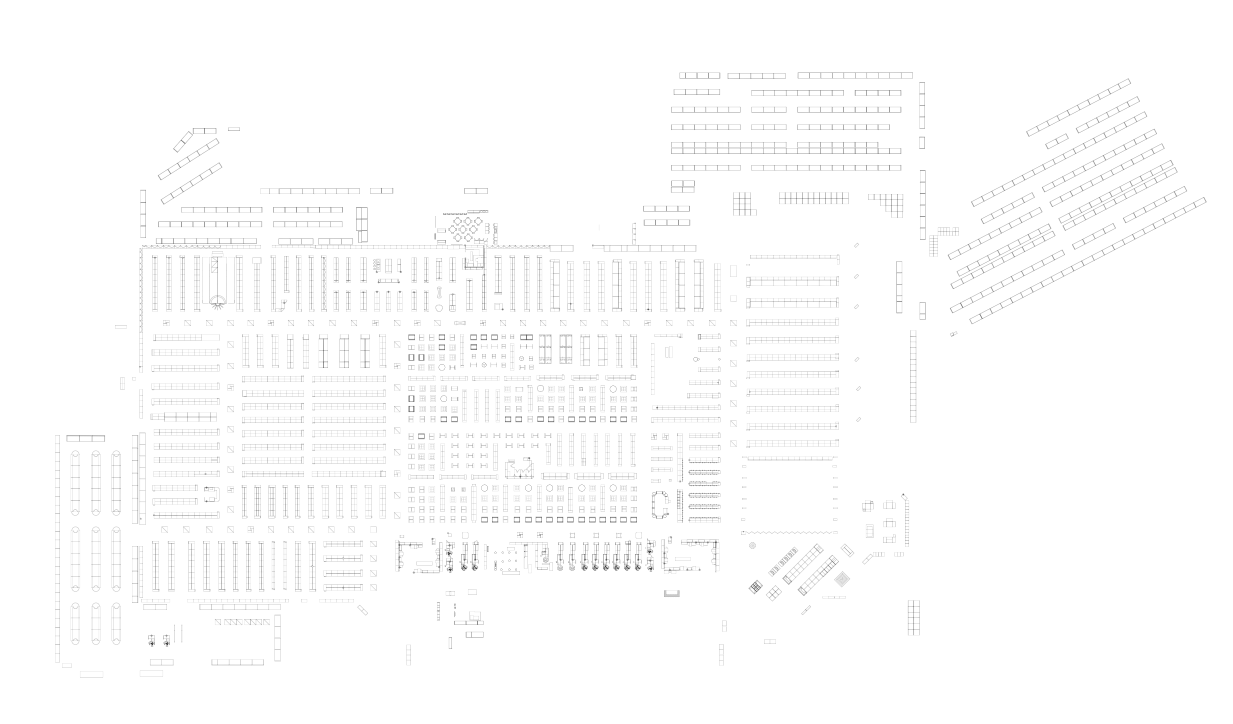
#> input picture 1150.png, 2466 x 1448 px (shown at 1/2 size)
$ jupyter execute --allow-errors 'Project file-1.ipynb'   (shell and % lines are left out)   (older library calls are emulated)
#> lines starting #> are read from the running program, lines starting #| are printed output that depends on the picture; after the words box and inside, x2 and y2 are one past the last pixel; in counts of white or black regions, pixels touching at a corner belong together
# Starter code

[cell 1]
import random
import matplotlib.pyplot as plt
import numpy as np
import cv2

def display_img(img, title="Store Map", figsize=(15, 10), cmap='gray', minmax=True):
    plt.figure(figsize=figsize)
    if minmax:
        plt.imshow(img, cmap=cmap, vmin=0, vmax=255)
    else:
        plt.imshow(img, cmap=cmap)
    plt.title(title)
    plt.show()

def perlin(x, y, seed=0):
    np.random.seed(seed)
    p = np.arange(256, dtype=int)
    np.random.shuffle(p)
    p = np.stack([p, p]).flatten()
    xi = x.astype(int)
    yi = y.astype(int)
    xf = x - xi
    yf = y - yi
    u = fade(xf)
    v = fade(yf)
    n00 = gradient(p[p[xi] + yi], xf, yf)
    n01 = gradient(p[p[xi] + yi + 1], xf, yf - 1)
    n11 = gradient(p[p[xi + 1] + yi + 1], xf - 1, yf - 1)
    n10 = gradient(p[p[xi + 1] + yi], xf - 1, yf)
    x1 = lerp(n00, n10, u)
    x2 = lerp(n01, n11, u)
    return lerp(x1, x2, v)

def lerp(a, b, x):
    return a + x * (b - a)

def fade(t):
    return 6 * t**5 - 15 * t**4 + 10 * t**3

def gradient(h,x,y):
    vectors = np.array([[0, 1], [0, -1], [1, 0], [-1, 0]])
    g = vectors[h % 4]
    return g[:, :, 0] * x + g[:, :, 1] * y

def generate_noise_image(width, height, origin=0, scale_factor=5, seed=2):
    size = max([width, height])
    scale_x = width / size
    scale_y = height / size
    X = np.linspace(origin, scale_factor * scale_x, width, endpoint=False)
    Y = np.linspace(origin, scale_factor * scale_y, height, endpoint=False)
    x, y = np.meshgrid(X, Y)
    noise_img = perlin(x, y, seed=seed)
    return noise_img

[cell 2]
def get_traffic_map_and_targets(N, traffic_seed, target_seed, origin=0, scale_factor=5):
    # Load store map
#> called with N = 50, traffic_seed = 42, target_seed = 42, origin = 0, scale_factor = 5
    im_gray = cv2.imread('1150.png', cv2.IMREAD_GRAYSCALE)
#> im_gray: shape (1448, 2466); min 15, max 255, mean 252.5
    # Binarize
    thresh, im_bw = cv2.threshold(im_gray, 254, 255, cv2.THRESH_BINARY_INV)
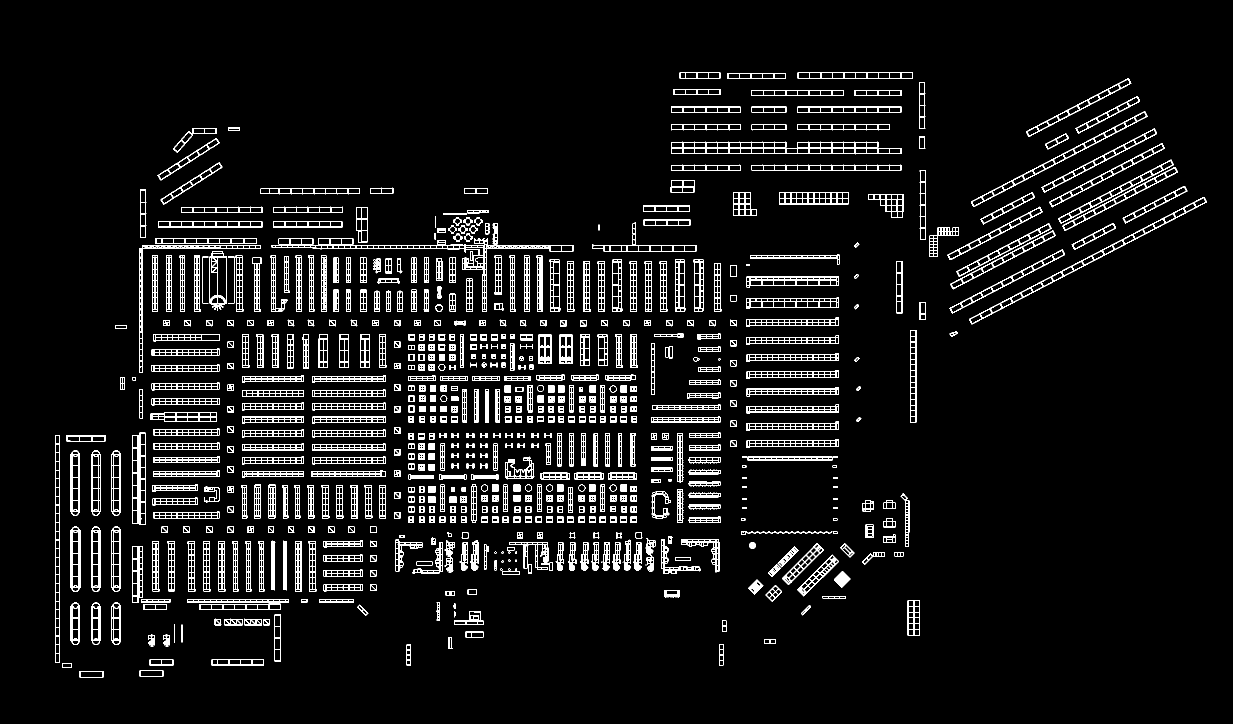
#> im_bw: shape (1448, 2466) (shown at 1/2 size); 5.7% white in thin lines or dots, all inside (x1, y1, x2, y2) = (110, 145, 2414, 1355)
    # Fill holes to make impassable areas
    collision_map = im_bw.copy()
    contour, hier = cv2.findContours(collision_map, cv2.RETR_CCOMP, cv2.CHAIN_APPROX_SIMPLE)
#> contour = 6261 contours, 992 with area under 20; largest, box (x1, y1, x2, y2) and area: (1342, 283, 1803, 309) 9646, (543, 446, 1147, 624) 6502, (1938, 394, 2414, 649) 6158, (1942, 223, 2295, 414) 4558, (110, 870, 120, 1325) 4086
    for cnt in contour:
        cv2.drawContours(collision_map, [cnt], 0, 255, -1)
#> this loop made 6261 passes
#> cnt on passes 1, 3, 5: [[159, 1342], [159, 1354], [206, 1354], [206, 1342]], [[279, 1341], [279, 1352], [326, 1352], [326, 1341]], [[124, 1326], [124, 1335], [142, 1335], [142, 1326]]
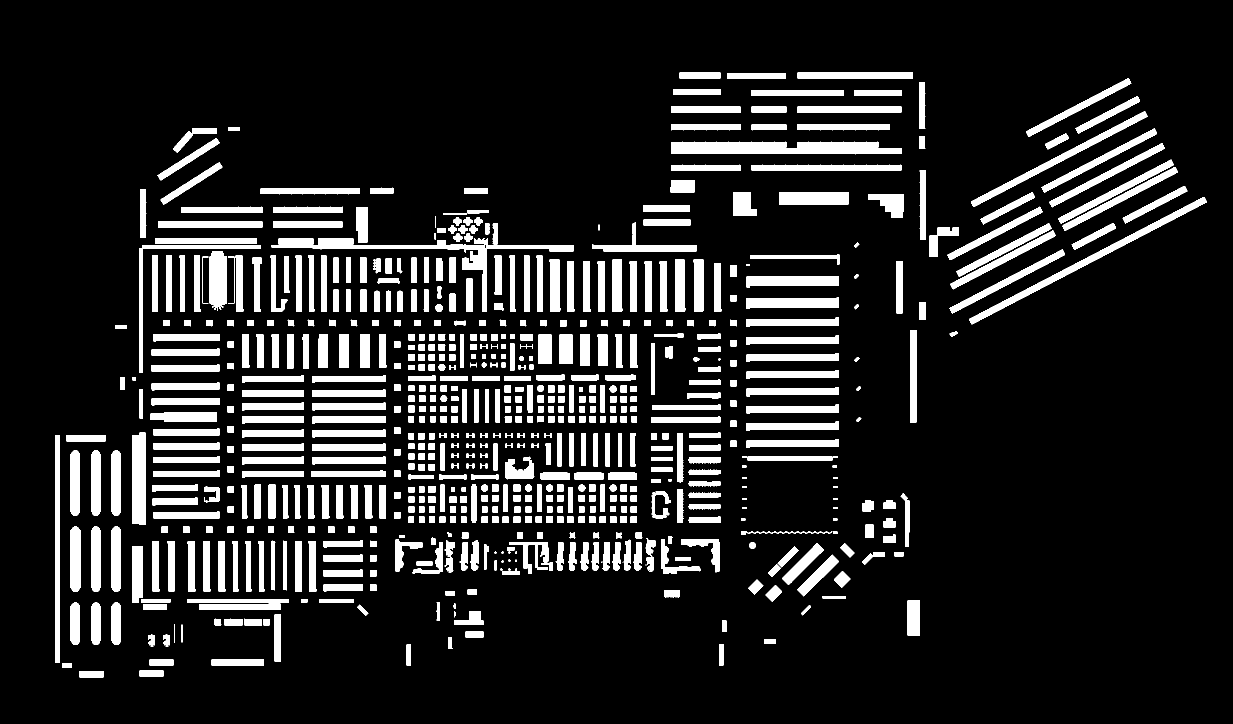
#> collision_map: shape (1448, 2466) (shown at 1/2 size); 13.2% white; 726 white regions (23 under 20 px), largest, box (x1, y1, x2, y2) and area: (1342, 283, 1803, 309) 10208, (543, 446, 1147, 624) 7360, (1938, 394, 2414, 649) 6639
    # Edge detect to generate valid targets
    valid_targets = cv2.Laplacian(collision_map, cv2.CV_64F)
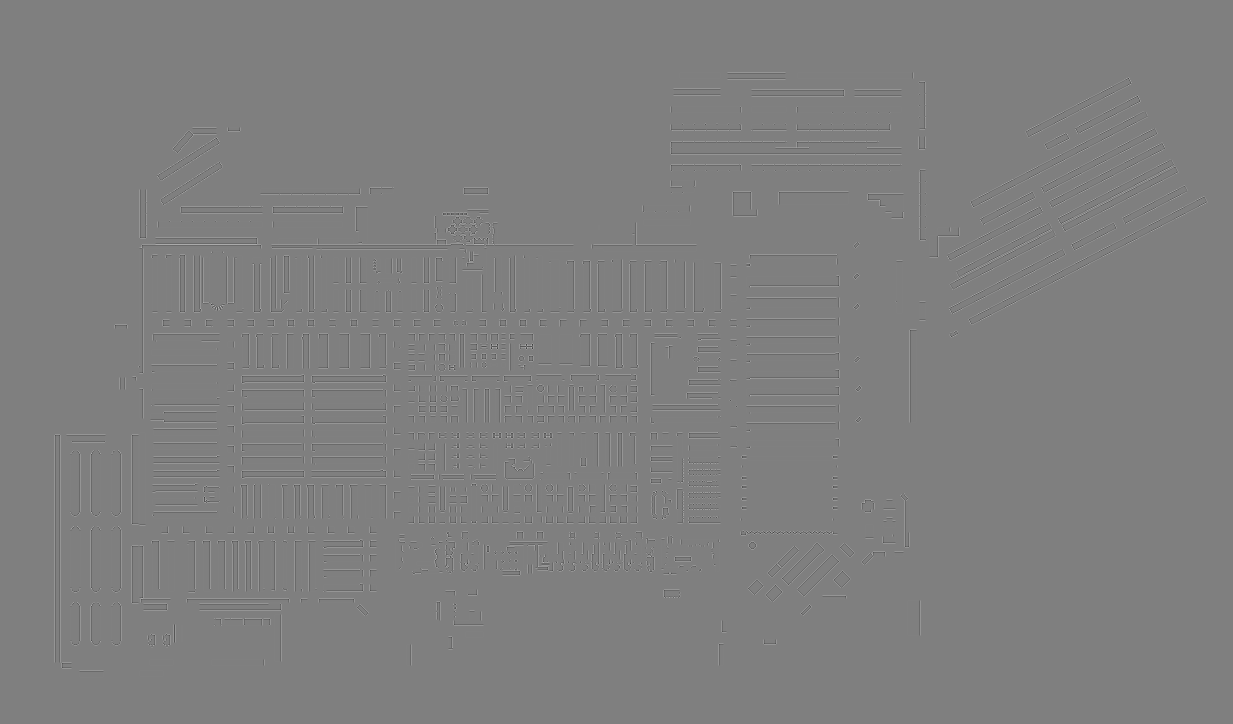
#> valid_targets: shape (1448, 2466) float64 (shown at 1/2 size); min -765, max 765, mean 0; drawn with min black and max white
    # Generate random targets
    random.seed(target_seed)
    im_targets = im_gray.copy()
    ys, xs = valid_targets.nonzero()
    target_indicies = random.sample(range(len(xs)), N)
#> target_indicies = 50 values, max 183848 at index 24, min 1703 at index 31, mean 82804.4
    target_xs, target_ys = xs[target_indicies], ys[target_indicies]
#> target_xs = 50 values, max 2231 at index 10, min 110 at index 33, mean 1026.4; target_ys = 50 values, max 1319 at index 24, min 157 at index 31, mean 707.9
    # Generate noise image for traffic
    width, height = len(im_targets[0]), len(im_targets)
#> width = 2466; height = 1448
    noise_img = generate_noise_image(width, height, seed=traffic_seed, origin=origin, scale_factor=scale_factor)
#> in generate_noise_image, `size = max([width, height])`: size = 2466
#> in generate_noise_image, `scale_x = width / size`: scale_x = 1
#> in generate_noise_image, `scale_y = height / size`: scale_y = 0.587
    noise_img = (noise_img - np.min(noise_img)) / (np.max(noise_img) - np.min(noise_img))
    # Merge noise and collisions
    travel_friction = (~collision_map>0).astype(int) * noise_img
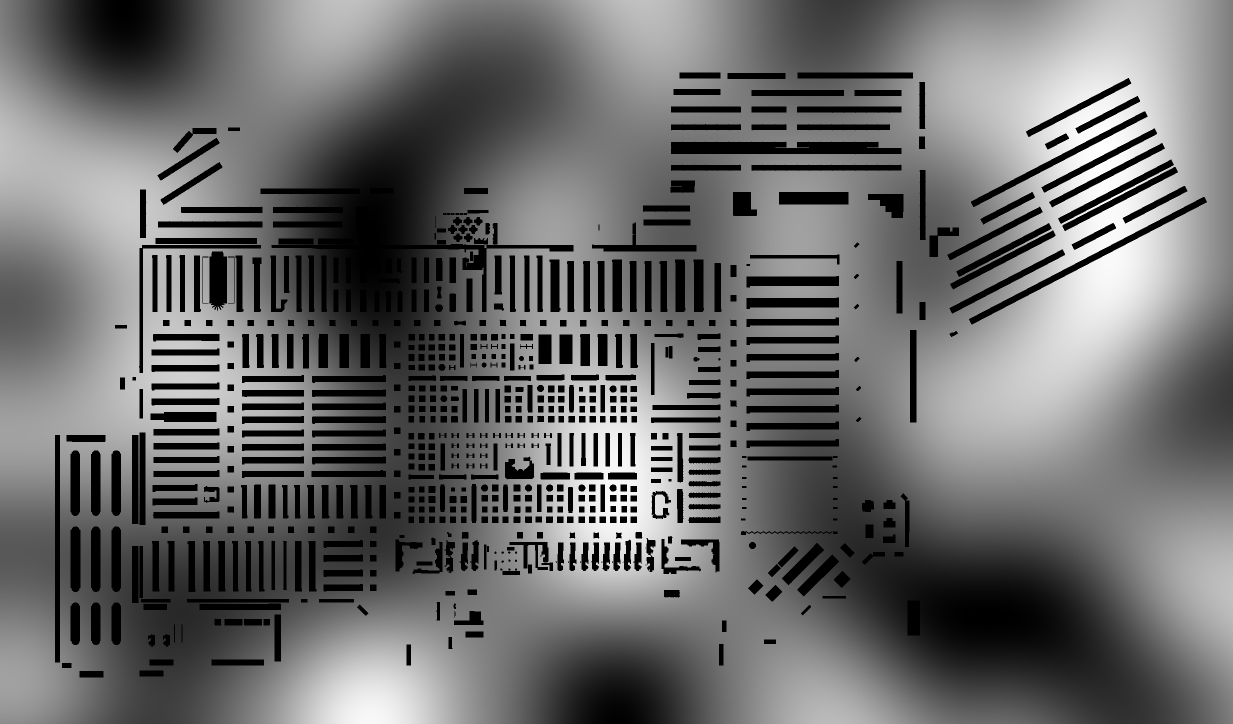
#> travel_friction: shape (1448, 2466) float64 (shown at 1/2 size); min 0, max 1, mean 0.423
    # Enforce collision map infinite condition
    travel_friction[collision_map>0] = np.inf
    # Make targets passable
    for x, y in zip(target_xs, target_ys):
        travel_friction[y][x] = 0
#> this loop made 50 passes
#> (x, y) on passes 1 to 12: (377, 1133), (938, 449), (1839, 235), (1352, 668), (1598, 615), (794, 590), (443, 490), (869, 433), (304, 1205), (1181, 1011), (2231, 408), (1198, 1076)
    # Return the friction map and the target points
    return travel_friction, list(zip(target_xs, target_ys))

[cell 3]
map_img, target_points = get_traffic_map_and_targets(50, 42, 42, scale_factor=5)
#> target_points = 50 pairs, first value 110 to 2231, second value 157 to 1319
disp_img = map_img.copy()
#> (the rest of this cell did not finish here and is left out)

[cell 4]
N = 50
traffic_seed = 42
target_seed = 42
map_image, target_coords = get_traffic_map_and_targets(N, traffic_seed, target_seed)
#> the loop in get_traffic_map_and_targets (call 2), `for cnt in contour:` made 6261 passes
#> the loop in get_traffic_map_and_targets (call 2), `for x, y in zip(target_xs, target_ys):` made 50 passes
#> target_coords has the same summary as target_points
display_img(map_image)
